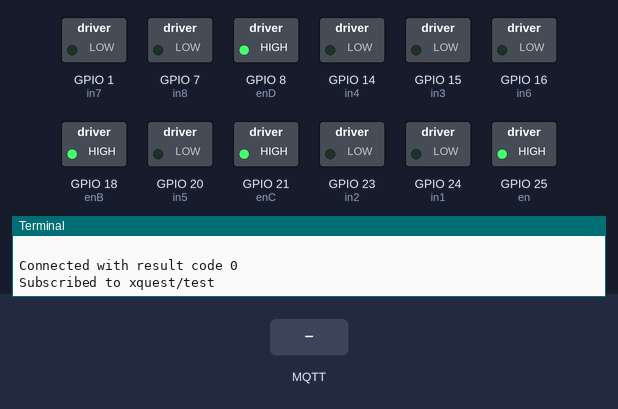
A program run on a simulated Raspberry Pi (BCM pin numbers). Parts: switched loads named in the program (green lamp = pin HIGH), the last lines printed to the terminal. Inputs (shaded band) come from the test bench. No MQTT or app messages arrive unless stated.

Above: at 1.3 s.
1.4 s: MQTT message "Up" arrives on the first subscribed topic
At 2.5 s:
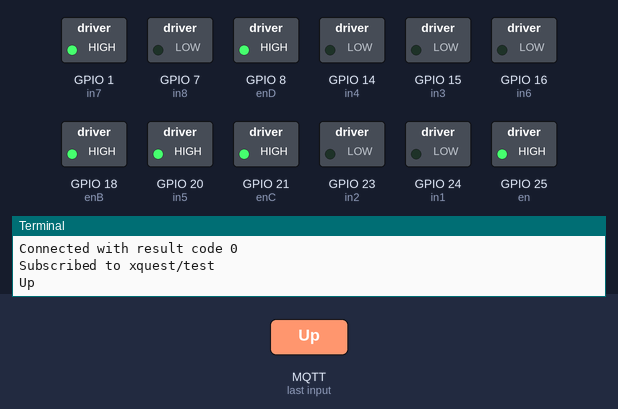
2.9 s: MQTT message "Down" arrives on the first subscribed topic
At 3.7 s:
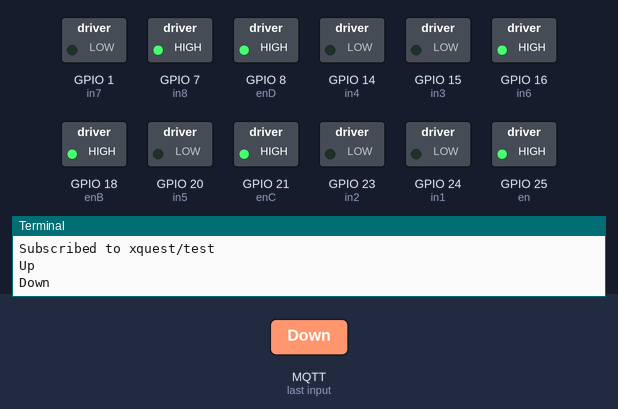
4.4 s: MQTT message "Left" arrives on the first subscribed topic
At 4.8 s:
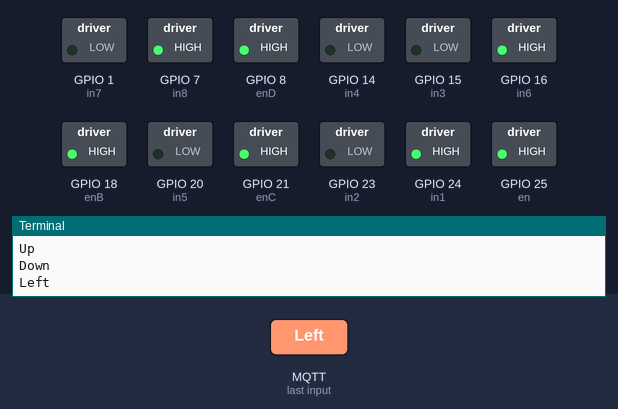
5.9 s: MQTT message "Right" arrives on the first subscribed topic
At 7.1 s:
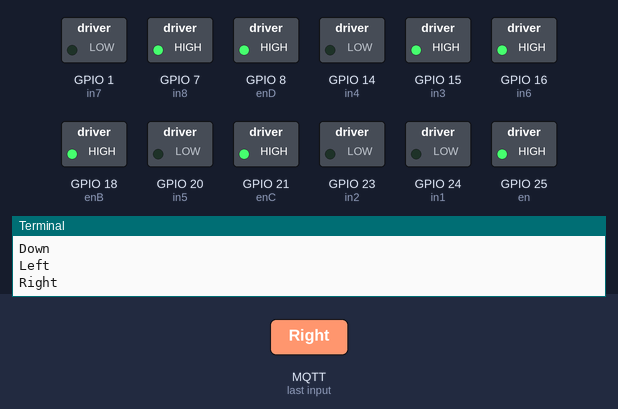
7.4 s: MQTT message "Forward" arrives on the first subscribed topic
At 8.3 s:
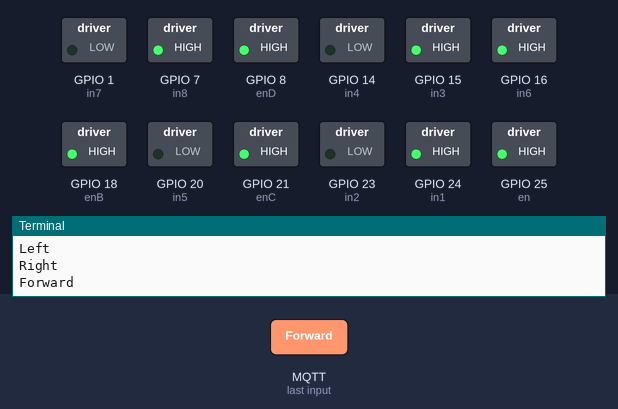
8.9 s: MQTT message "Backward" arrives on the first subscribed topic
At 9.5 s:
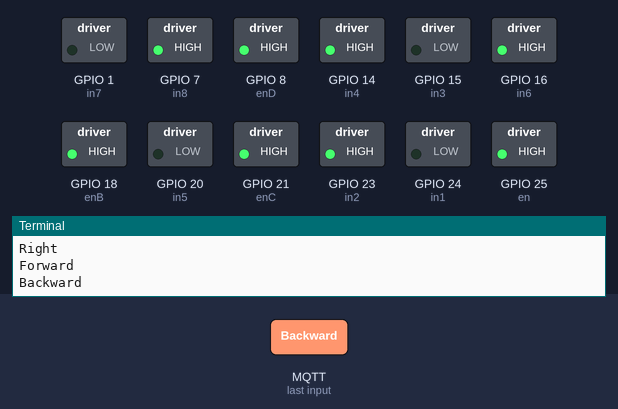
Timing chart, 0 to 11.4 s (numbered marks = the images above; inputs shaded):
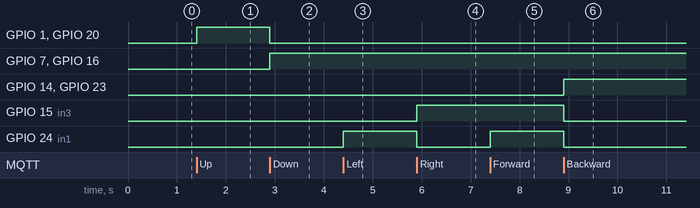

The program:

rspi.py
```python
# MQTT Client demo
# Continuously monitor two different MQTT topics for data,
# check if the received data matches two predefined 'commands'
import os
import os.path

import paho.mqtt.client as mqtt
#motors###########################################################
import RPi.GPIO as GPIO
from time import sleep
#sidewards
in1 = 24
in2 = 23
en = 25
temp1=1
in3 = 15
in4 = 14
enB = 18

#fronts
in5 = 20
in6 = 16
enC = 21

in7 = 1
in8 = 7
enD = 8

GPIO.setmode(GPIO.BCM)
GPIO.setup(in1,GPIO.OUT)
GPIO.setup(in2,GPIO.OUT)
GPIO.setup(en,GPIO.OUT)
GPIO.output(in1,GPIO.LOW)
GPIO.output(in2,GPIO.LOW)
####################
GPIO.setup(in3,GPIO.OUT)
GPIO.setup(in4,GPIO.OUT)
GPIO.setup(enB,GPIO.OUT)
GPIO.output(in3,GPIO.LOW)
GPIO.output(in4,GPIO.LOW)
###################
GPIO.setup(in5,GPIO.OUT)
GPIO.setup(in6,GPIO.OUT)
GPIO.setup(enC,GPIO.OUT)
GPIO.output(in5,GPIO.LOW)
GPIO.output(in6,GPIO.LOW)
###################
GPIO.setup(in7,GPIO.OUT)
GPIO.setup(in8,GPIO.OUT)
GPIO.setup(enD,GPIO.OUT)
GPIO.output(in7,GPIO.LOW)
GPIO.output(in8,GPIO.LOW)
###################
p=GPIO.PWM(en,1000)
q=GPIO.PWM(enB,1000)
r=GPIO.PWM(enC,1000)
s=GPIO.PWM(enD,1000)
p.start(100)
q.start(100)
r.start(100)
s.start(100)
print("\n")
print("The default speed & direction of motor is LOW & Forward.....")
print("q- upper rest t-forward rest e-exit")
print("\n")
#upper motion
def UpLift():
    GPIO.output(in5,GPIO.HIGH)
    GPIO.output(in6,GPIO.LOW)
    GPIO.output(in7,GPIO.HIGH)
    GPIO.output(in8,GPIO.LOW)
def DownLift():
    GPIO.output(in5,GPIO.LOW)
    GPIO.output(in6,GPIO.HIGH)
    GPIO.output(in7,GPIO.LOW)
    GPIO.output(in8,GPIO.HIGH)
def Reset1():
    GPIO.output(in5,GPIO.LOW)
    GPIO.output(in6,GPIO.LOW)
    GPIO.output(in7,GPIO.LOW)
    GPIO.output(in8,GPIO.LOW)
#forward motion
def Forward():
    GPIO.output(in1,GPIO.HIGH)
    GPIO.output(in2,GPIO.LOW)
    GPIO.output(in3,GPIO.HIGH)
    GPIO.output(in4,GPIO.LOW)
def Backward():
    GPIO.output(in1,GPIO.LOW)
    GPIO.output(in2,GPIO.HIGH)
    GPIO.output(in3,GPIO.LOW)
    GPIO.output(in4,GPIO.HIGH)
def Left():
    GPIO.output(in1,GPIO.HIGH)
    GPIO.output(in2,GPIO.LOW)
    GPIO.output(in3,GPIO.LOW)
    GPIO.output(in4,GPIO.LOW)
def Right():
    GPIO.output(in1,GPIO.LOW)
    GPIO.output(in2,GPIO.LOW)
    GPIO.output(in3,GPIO.HIGH)
    GPIO.output(in4,GPIO.LOW)
def Reset2():
    GPIO.output(in1,GPIO.LOW)
    GPIO.output(in2,GPIO.LOW)
    GPIO.output(in3,GPIO.LOW)
    GPIO.output(in4,GPIO.LOW)

##################################################################
# The callback for when the client receives a CONNACK response from the server.
def on_connect(client, userdata, flags, rc):
    print("Connected with result code "+str(rc))
    # Subscribing in on_connect() - if we lose the connection and
    # reconnect then subscriptions will be renewed.
    client.subscribe("xquest/test")
    print("Subscribed to xquest/test")


# The callback for when a PUBLISH message is received from the server.
def on_message(client, userdata, msg):
    #print(str(msg.payload))
    text = str(msg.payload)[2:-1]

    print(text)

    if text == "Camera":
        print("Turning on camera stream... ")
        # Camera stream
        os.system('libcamera-vid -t 0 --inline --framerate 60 --listen -o tcp://0.0.0.0:8080')

    if text == "Up":
        UpLift()
    if text == "Down":
        DownLift()
    if text == "Left":
        Left()
    if text == "Right":
        Right()
    if text == "Forward":
        Forward()
    if text == "Backward":
        Backward()
    if text == "reset1":
        Reset1()
    if text == "reset2":
        Reset2()
        # Do something else

# Create an MQTT client and attach our routines to it.
client = mqtt.Client()
client.on_connect = on_connect
client.on_message = on_message

client.connect("broker.hivemq.com")

# Process network traffic and dispatch callbacks. This will also handle
# reconnecting. Check the documentation at
# https://github.com/eclipse/paho.mqtt.python
# for information on how to use other loop*() functions
client.loop_forever()
```

Measured:
- after the input at 1.4 s, GPIO 1 (in7), GPIO 20 (in5): LOW → HIGH at once
- after the input at 2.9 s, GPIO 1 (in7), GPIO 20 (in5): HIGH → LOW at once; GPIO 7 (in8), GPIO 16 (in6): LOW → HIGH at once
- after the input at 4.4 s, GPIO 24 (in1): LOW → HIGH at once
- after the input at 5.9 s, GPIO 15 (in3): LOW → HIGH at once; GPIO 24 (in1): HIGH → LOW at once
- after the input at 7.4 s, GPIO 24 (in1): LOW → HIGH at once
- after the input at 8.9 s, GPIO 14 (in4), GPIO 23 (in2): LOW → HIGH at once; GPIO 15 (in3), GPIO 24 (in1): HIGH → LOW at once
